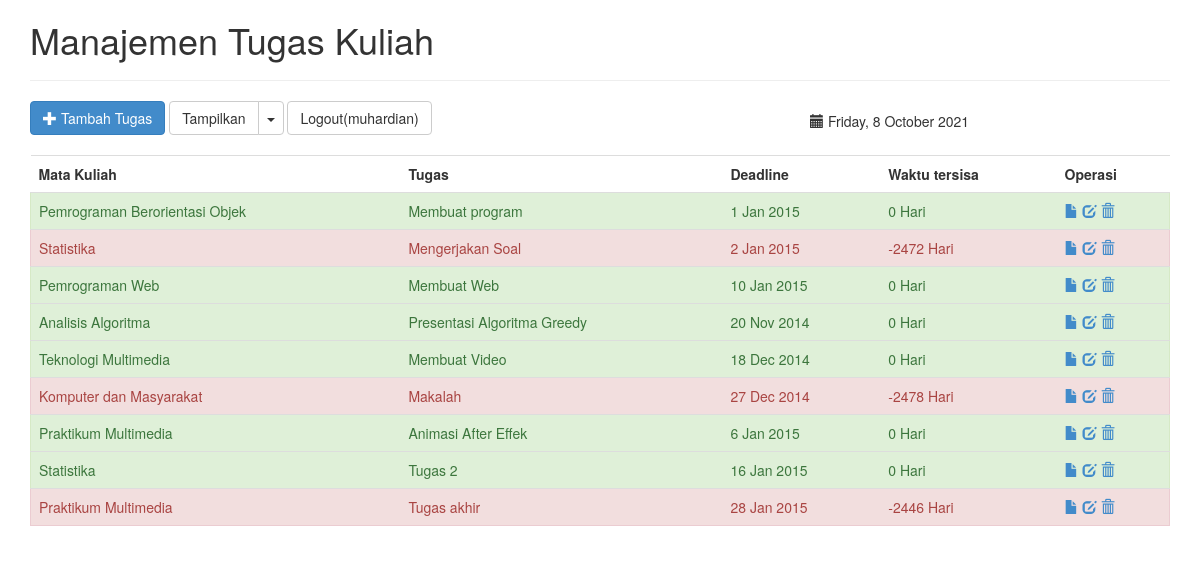
Screenshot of /index.php (signed in) with the database file from the repository.
### tables this page shows
CREATE TABLE IF NOT EXISTS `tugas` (
`id` int(5) NOT NULL,
  `matakul` varchar(32) DEFAULT NULL,
  `judul` varchar(64) DEFAULT NULL,
  `deskripsi` text,
  `jenis` int(2) DEFAULT '1' COMMENT '1 = individu, 2 = kelompok',
  `deadline` date DEFAULT NULL,
  `selesai` int(2) DEFAULT '0' COMMENT '0 = belum selesai, 1 = selesai'
);

### tampil.php (the view, shortened to what this page needs)
<?php
$query = mysqli_query($koneksi, "SELECT * FROM tugas;") or die("<b>Error: </b>" . mysqli_error($koneksi));
while($tugas=mysqli_fetch_array($query)){
	$sekarang = time();
    $deadline = strtotime($tugas['deadline']);
    $beda = $deadline - $sekarang;
    $sisa_hari = floor($beda/(60*60*24));
	if(($sisa_hari <= 0) && ($tugas['selesai'] == 0)){
		$bg = "alert alert-danger";
	} elseif ($tugas['selesai'] == 1) {
		$bg = "alert alert-success";
		if($sisa_hari < 0) $sisa_hari = 0;
	} elseif($sisa_hari == 1){
		$bg = "alert alert-warning";
	} else {
		$bg = "";
	}
	echo "<tr class='$bg'>";
	echo "<td>".$tugas['matakul']."</td>";
	echo "<td>".$tugas['judul']."</td>";
	echo "<td>".date("j M Y", strtotime($tugas['deadline']))."</td>";
	echo "<td>$sisa_hari Hari</td>";
	echo "<td>
		<a href='detail.php?id=".$tugas['id']."' class='glyphicon glyphicon-file' title='Lihat Detail'></a>
		<a href='edit.php?id=".$tugas['id']."' class='glyphicon glyphicon-edit' title='Edit'></a>
		<a href='hapus.php?id=".$tugas['id']."' class='glyphicon glyphicon-trash' title='Hapus'></a>
		</td>";
	echo "</tr>";
}
?>

### index.php (shortened to what this page needs)
<?php
	include("konek.php");
?>
<!DOCTYPE html>
<html lang="id">
<head>
	<link href='aset/css/bootstrap.css' rel='stylesheet' type='text/css' />
</head>
<body>
<div class="container">
	<header>
	<h1>Manajemen Tugas Kuliah</h1>
	<hr>
	</header>
	<div class="row">
		<div class="col-md-8">
			<nav>
			<a href='#tambah' class='btn btn-primary' data-toggle="modal" data-target="#tambah"><span class='glyphicon glyphicon-plus'></span> Tambah Tugas</a>
			<div class="btn-group">
			<button type="button" class="btn btn-default">Tampilkan</button>
			<button type="button" class="btn btn-default dropdown-toggle" data-toggle="dropdown">
			<span class="caret"></span>
			</button>
			</div>
			<div class="btn-group">
			<a class="btn btn-default" href="logout.php">Logout(<?php echo $_SESSION['login'] ?>)</a>
			</div>
			</nav>
		</div>
		<div class="col-md-4" style="padding-top: 10px">
		<b class="glyphicon glyphicon-calendar"></b> <?php echo date("l, j F Y"); ?>
		</div>
	</div>
	<br>
	<div class="row">
		<div class="col-md-12">
			<table class="table table-hover">
			<tr><th>Mata Kuliah</th><th>Tugas</th><th>Deadline</th><th>Waktu tersisa</th><th>Operasi</th></tr>
			<?php include("tampil.php"); ?>
			</table>
		</div>
	</div>
	<div class="row">
		<div class="col-md-12">
		</div>
	</div>
</div>
</body>
</html>

### rows the page displays
tugas: matakul "Pemrograman Berorientasi Objek", judul "Membuat program", deadline "1 Jan 2015", deadline "0"
tugas: matakul "Statistika", judul "Mengerjakan Soal", deadline "2 Jan 2015", deadline "-2472"
tugas: matakul "Pemrograman Web", judul "Membuat Web", deadline "10 Jan 2015", deadline "0"
tugas: matakul "Analisis Algoritma", judul "Presentasi Algoritma Greedy", deadline "20 Nov 2014", deadline "0"
tugas: matakul "Teknologi Multimedia", judul "Membuat Video", deadline "18 Dec 2014", deadline "0"
tugas: matakul "Komputer dan Masyarakat", judul "Makalah", deadline "27 Dec 2014", deadline "-2478"
tugas: matakul "Praktikum Multimedia", judul "Animasi After Effek", deadline "6 Jan 2015", deadline "0"
tugas: matakul "Statistika", judul "Tugas 2", deadline "16 Jan 2015", deadline "0"
tugas: matakul "Praktikum Multimedia", judul "Tugas akhir", deadline "28 Jan 2015", deadline "-2446"

### other values shown
$_SESSION['login'] "muhardian"
